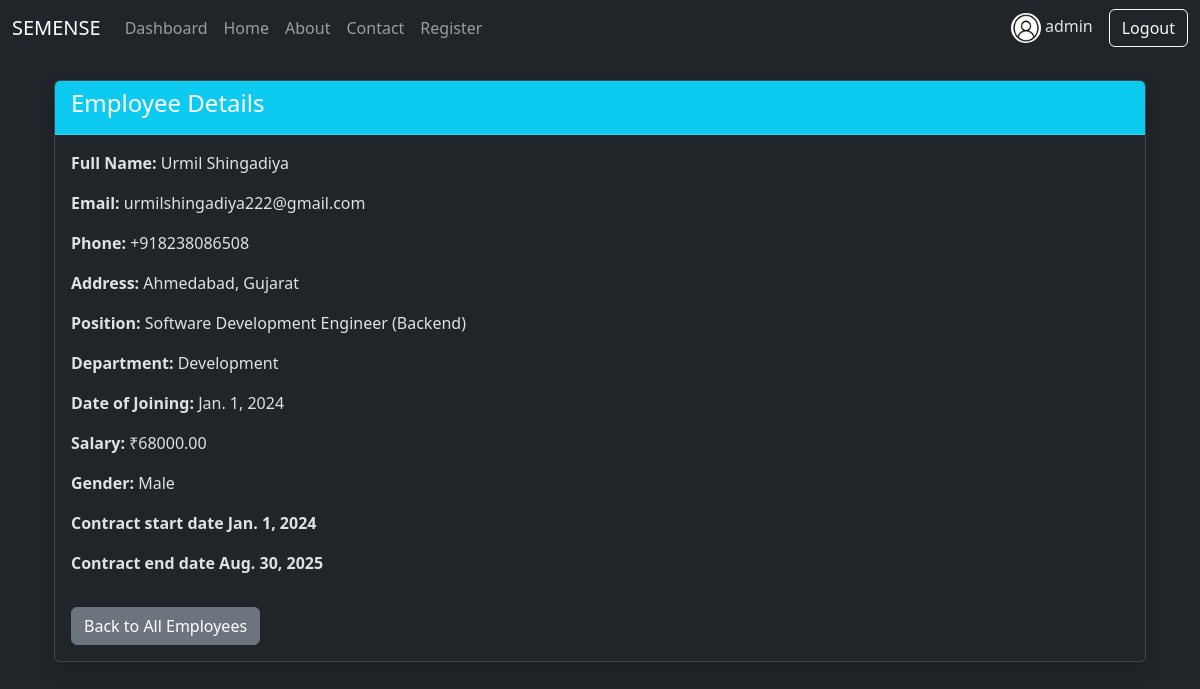
Page /employee/1/ (signed in) on the committed database.
### employee/models.py (models this page shows, shortened)
class Employee(models.Model):
    GENDER_CHOICES = [
        ('M', 'Male'),
        ('F', 'Female'),
        ('O', 'Other'),
    ]
    full_name = models.CharField(max_length=200)
    email = models.EmailField(unique=True)
    phone = models.CharField(max_length=15)
    address = models.TextField()
    position = models.CharField(max_length=100)
    department = models.CharField(max_length=100)
    date_of_joining = models.DateField()
    salary = models.DecimalField(max_digits=10, decimal_places=2)
    gender = models.CharField(max_length=1, choices=GENDER_CHOICES)
    photo = models.ImageField(upload_to='employees/', blank=True, null=True)
    is_active = models.BooleanField(default=True)
    start_date = models.DateField(null=True, blank=True)
    end_date = models.DateField(null=True, blank=True)

### employee/views.py (the view)
# urls.py: path('employee/<int:pk>/', views.employee_detail, name='employee_detail'),
@login_required
def employee_detail(request, pk):
    employee = get_object_or_404(Employee, pk=pk)
    return render(request, 'employee/employee_detail.html', {'employee': employee})

### employee/templates/employee/employee_detail.html (shortened to what this page needs)
{% extends 'base.html' %}
{% block content %}
<div class="container mt-4">
    <div class="card shadow">
        <div class="card-header bg-info text-white">
            <h4>Employee Details</h4>
        </div>
        <div class="card-body">
            <div class="row">
                <div class="col-md-9">
                    <p><strong>Full Name:</strong> {{ employee.full_name }}</p>
                    <p><strong>Email:</strong> {{ employee.email }}</p>
                    <p><strong>Phone:</strong> {{ employee.phone }}</p>
                    <p><strong>Address:</strong> {{ employee.address }}</p>
                    <p><strong>Position:</strong> {{ employee.position }}</p>
                    <p><strong>Department:</strong> {{ employee.department }}</p>
                    <p><strong>Date of Joining:</strong> {{ employee.date_of_joining }}</p>
                    <p><strong>Salary:</strong> ₹{{ employee.salary }}</p>
                    <p><strong>Gender:</strong> {{ employee.get_gender_display }}</p>
                    <p><strong>Contract start date {{ employee.start_date }}</p>
                    <p><strong>Contract end date  {{ employee.end_date }}</p>
                </div>
            </div>
            <a href="{% url 'all_employees' %}" class="btn btn-secondary mt-3">Back to All Employees</a>
        </div>
    </div>
</div>
{% endblock %}

### employee/templates/base.html (shortened to what this page needs)
<!DOCTYPE html>
<html lang="en" data-bs-theme="dark">
<head>
    <link rel="stylesheet" href="https://cdnjs.cloudflare.com/ajax/libs/font-awesome/6.5.0/css/all.min.css">
    <link href="https://cdn.jsdelivr.net/npm/bootstrap@5.3.3/dist/css/bootstrap.min.css" rel="stylesheet">
</head>
<body>
  {% load static %}
  {% if user.is_authenticated %}
    <nav class="navbar navbar-expand-lg navbar-dark bg-dark">
      <div class="container-fluid">
        <a class="navbar-brand" href="{% url 'home' %}">SEMENSE</a>
        <div class="collapse navbar-collapse" id="navbarNav">
          <ul class="navbar-nav me-auto mb-2 mb-lg-0">
            <li class="nav-item">
                <a class="nav-link" href="{% url 'dashboard' %}">Dashboard</a>
            </li>
            <li class="nav-item">
                <a class="nav-link" href="{% url 'home' %}">Home</a>
            </li>
            <li class="nav-item">
                <a class="nav-link" href="{% url 'about' %}">About</a>
            </li>
            <li class="nav-item">
                <a class="nav-link" href="{% url 'contact' %}">Contact</a>
            </li>
            <li class="nav-item">
                <a class="nav-link" href="{% url 'register' %}">Register</a>
            </li>
          </ul>
          <div class="d-flex align-items-center ms-auto">
            <a href="{% url 'profile' %}" class="nav-link">
              <img src="{% static 'images/profile-icon.png' %}" alt="Profile" width="30" height="30" class="rounded-circle">  {{ user.username }}
            </a>
            <a href="{% url 'logout' %}" class="btn btn-outline-light ms-3">Logout</a>
          </div>
        </div>
      </div>
    </nav>
  {% endif %}
    <div class="container mt-4">
        {% block content %}{% endblock %}
    </div>
</body>
</html>

### rows in the picture
Employee: full_name "Urmil Shingadiya", email "urmilshingadiya222@gmail.com", phone "+918238086508", address "Ahmedabad, Gujarat", position "Software Development Engineer (Backend)", department "Development", date_of_joining "Jan. 1, 2024", salary "68000.00", gender "Male", start_date "Jan. 1, 2024", end_date "Aug. 30, 2025"

### other values in the picture
{{ user.username }} "admin"
